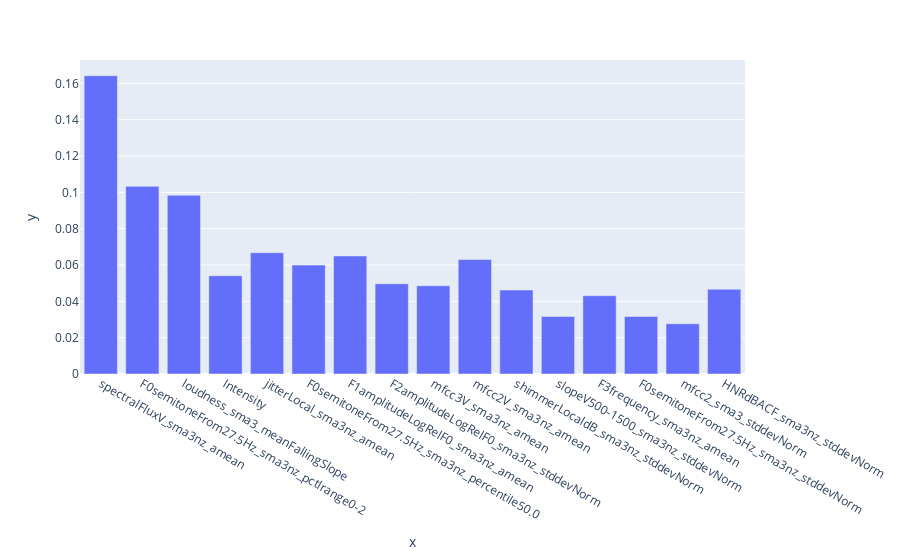

The cell this chart's notebook holds for it:
### Code cell
importance = dtc.feature_importances_
f = px.bar(x=LIST_OF_FEATURES[:16],y=importance)
f.show()

### Figure 1 — Plotly figure (JSON) as saved in the notebook; plotly's stock layout.template omitted (floating-point values rounded to 4 significant figures)
{"data": [{"alignmentgroup": "True", "hovertemplate": "x=%{x}<br>y=%{y}<extra></extra>", "legendgroup": "", "marker": {"color": "#636efa", "pattern": {"shape": ""}}, "name": "", "offsetgroup": "", "orientation": "v", "showlegend": false, "textposition": "auto", "type": "bar", "x": ["spectralFluxV_sma3nz_amean", "F0semitoneFrom27.5Hz_sma3nz_pctlrange0-2", "loudness_sma3_meanFallingSlope", "Intensity", "jitterLocal_sma3nz_amean", "F0semitoneFrom27.5Hz_sma3nz_percentile50.0", "F1amplitudeLogRelF0_sma3nz_amean", "F2amplitudeLogRelF0_sma3nz_stddevNorm", "mfcc3V_sma3nz_amean", "mfcc2V_sma3nz_amean", "shimmerLocaldB_sma3nz_stddevNorm", "slopeV500-1500_sma3nz_stddevNorm", "F3frequency_sma3nz_amean", "F0semitoneFrom27.5Hz_sma3nz_stddevNorm", "mfcc2_sma3_stddevNorm", "HNRdBACF_sma3nz_stddevNorm"], "xaxis": "x", "y": [0.1642, 0.1033, 0.0984, 0.0541, 0.06677, 0.05997, 0.06498, 0.04969, 0.04861, 0.06303, 0.04621, 0.03165, 0.04308, 0.03165, 0.02766, 0.04667], "yaxis": "y"}], "layout": {"barmode": "relative", "legend": {"tracegroupgap": 0}, "margin": {"t": 60}, "xaxis": {"anchor": "y", "domain": [0, 1], "title": {"text": "x"}}, "yaxis": {"anchor": "x", "domain": [0, 1], "title": {"text": "y"}}}}
